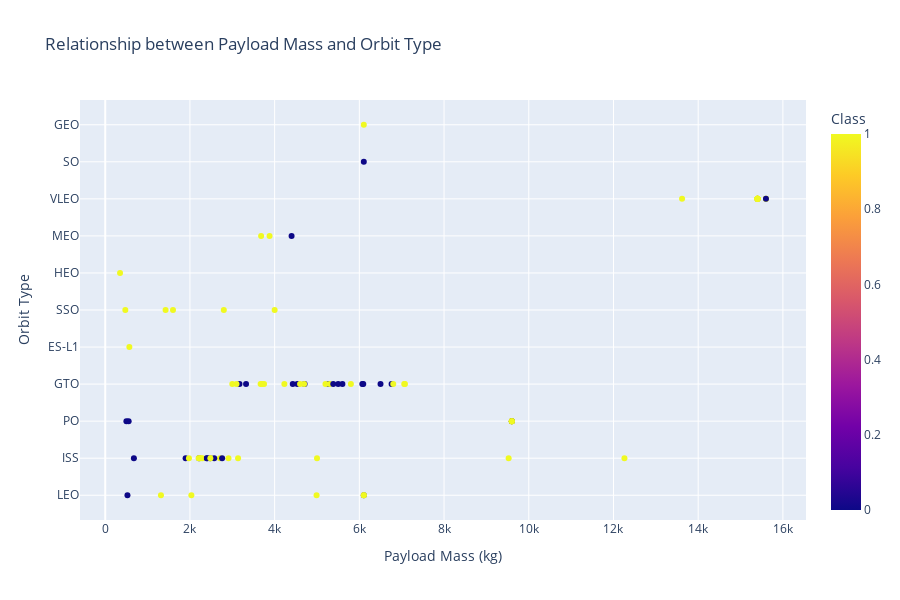

Notebook cell for this chart:
### Markdown cell above
Similarly, we can plot the Payload vs. Orbit scatter point charts to reveal the relationship between Payload and Orbit type

### Code cell
# Plot a scatter point chart with x axis to be Payload and y axis to be the Orbit, and hue to be the class value
fig = px.scatter(df, x='PayloadMass', y='Orbit', color='Class',
                 title='Relationship between Payload Mass and Orbit Type',
                 labels={'PayloadMass': 'Payload Mass (kg)', 'Orbit': 'Orbit Type'},
                 height=600)

# Show the plot
fig.show()

### Figure 1 — Plotly figure (JSON) as saved in the notebook; plotly's stock layout.template omitted (floating-point values rounded to 4 significant figures)
{"data": [{"hovertemplate": "Payload Mass (kg)=%{x}<br>Orbit Type=%{y}<br>Class=%{marker.color}<extra></extra>", "legendgroup": "", "marker": {"color": [0, 0, 0, 0, 0, 0, 1, 1, 0, 0, 0, 0, 1, 0, 0, 0, 1, 0, 0, 1, 1, 1, 1, 1, 0, 1, 1, 0, 1, 1, 0, 1, 1, 1, 0, 1, 1, 1, 1, 1, 1, 1, 1, 1, 1, 0, 0, 0, 1, 1, 0, 0, 1, 1, 1, 1, 1, 1, 1, 0, 0, 1, 1, 1, 1, 1, 1, 0, 1, 1, 1, 1, 0, 1, 0, 1, 0, 1, 1, 1, 1, 1, 1, 1, 1, 1, 1, 1, 1, 1], "coloraxis": "coloraxis", "symbol": "circle"}, "mode": "markers", "name": "", "orientation": "h", "showlegend": false, "type": "scatter", "x": [6105.0, 525, 677, 500, 3170, 3325, 2296, 1316, 4535, 4428, 2216, 2395, 570, 1898, 4707, 2477, 2034, 553, 5271, 3136, 4696, 3100, 2257, 4600, 5500, 9600, 2490, 5600, 5300, 6105.0, 6070, 2708, 3669, 9600, 6761, 2910, 475, 4990, 9600, 5200, 3700, 2205, 9600, 6105.0, 4230, 6092, 9600, 2760, 350, 3750, 5384.0, 2410, 7076, 9600, 5800, 7060, 2800, 3000, 4000, 2573, 4400, 9600, 12259, 2482, 13620, 1425, 2228.0, 6500, 15600, 5000, 6800, 15400, 6105.0, 15600, 15400, 1977, 15600, 15400, 9525, 15400, 15400, 3880, 6105.0, 15400, 1600, 15400, 15400, 15400, 15400, 3681], "xaxis": "x", "y": ["LEO", "LEO", "ISS", "PO", "GTO", "GTO", "ISS", "LEO", "GTO", "GTO", "ISS", "ISS", "ES-L1", "ISS", "GTO", "ISS", "LEO", "PO", "GTO", "ISS", "GTO", "GTO", "ISS", "GTO", "GTO", "PO", "ISS", "GTO", "GTO", "LEO", "GTO", "ISS", "GTO", "PO", "GTO", "ISS", "SSO", "LEO", "PO", "GTO", "GTO", "ISS", "PO", "LEO", "GTO", "GTO", "PO", "ISS", "HEO", "GTO", "GTO", "ISS", "GTO", "PO", "GTO", "GTO", "SSO", "GTO", "SSO", "ISS", "MEO", "PO", "ISS", "ISS", "VLEO", "SSO", "ISS", "GTO", "VLEO", "ISS", "GTO", "VLEO", "SO", "VLEO", "VLEO", "ISS", "VLEO", "VLEO", "ISS", "VLEO", "VLEO", "MEO", "GEO", "VLEO", "SSO", "VLEO", "VLEO", "VLEO", "VLEO", "MEO"], "yaxis": "y"}], "layout": {"coloraxis": {"colorbar": {"title": {"text": "Class"}}, "colorscale": [[0, "#0d0887"], [0.1111, "#46039f"], [0.2222, "#7201a8"], [0.3333, "#9c179e"], [0.4444, "#bd3786"], [0.5556, "#d8576b"], [0.6667, "#ed7953"], [0.7778, "#fb9f3a"], [0.8889, "#fdca26"], [1, "#f0f921"]]}, "height": 600, "legend": {"tracegroupgap": 0}, "title": {"text": "Relationship between Payload Mass and Orbit Type"}, "xaxis": {"anchor": "y", "domain": [0, 1], "title": {"text": "Payload Mass (kg)"}}, "yaxis": {"anchor": "x", "domain": [0, 1], "title": {"text": "Orbit Type"}}}}
